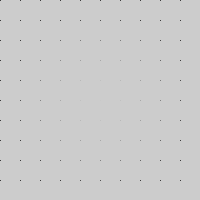
Frame 1 (no input)
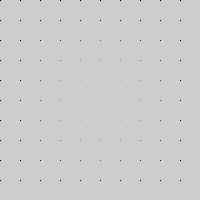
Frame 60 (the mouse pressed at the canvas centre just before this capture)
Frame 120 (the mouse held since frame 60 and released just before this capture): identical to frame 60, image omitted

The Processing sketch that drew these frames (run headless with seeded random() and noise(); from frame 60 on, the mouse is pressed at the canvas centre):

// Processing sketch: processing_13673
// ── processing_13673.pde

float y=100;
void setup(){
  size(200,200);
}
void draw(){

  fill(random(255));
  for(int y=0; y<200; y=y+20){
    for(int x=0; x<200; x=x+20){
      float d=dist(x,y,100,100);
      float c=(cos(radians(d))+0.0001)*200;
      stroke(c);
      point(x,y);
      
        }
      }
      
      

  
}
      
